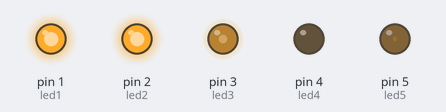
The sketch below on a simulated Arduino Uno, built with avr-gcc and run on an emulated ATmega328P. Parts: output pins drawn as LEDs (lit = HIGH).

Above: at 0.05 s.
At 2.5 s:
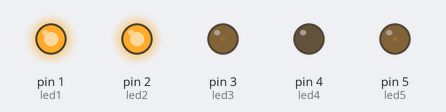
At 3.7 s:
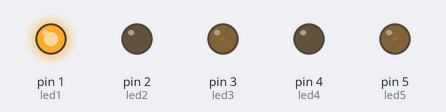
At 4.95 s:
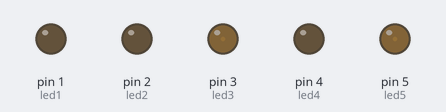
Timing chart, 0 to 5.8 s (numbered marks = the images above):
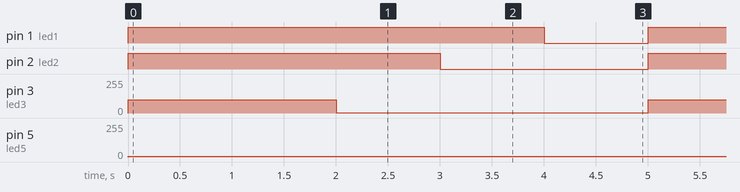

Measured:
- by itself, pin 1 (led1): alternates HIGH for 4.0 s and LOW for 1.0 s
- by itself, pin 2 (led2): alternates HIGH for 3.0 s and LOW for 2.0 s
- by itself, pin 3 (led3): alternates 100/255 for 2.0 s and 2/255 for 3.0 s
- by itself, pin 5 (led5): 0/255 → 4/255 at 0.00 s

The sketch:

8__Change_intensity_of_led_in_forward___reverse_order.ino
```cpp
// Define the 5 pins for the LEDs
const int led1 = 1;
const int led2 = 2;
const int led3 = 3;
const int led4 = 4;
const int led5 = 5;

void setup() {
  // Set the 5 pins as output pins
  pinMode(led1, OUTPUT);
  pinMode(led2, OUTPUT);
  pinMode(led3, OUTPUT);
  pinMode(led4, OUTPUT);
  pinMode(led5, OUTPUT);

  // Set all pins low
  digitalWrite(led1, LOW);
  digitalWrite(led2, LOW);
  digitalWrite(led3, LOW);
  digitalWrite(led4, LOW);
  digitalWrite(led5, LOW);
}

void loop() {
  // Forward sequence
  analogWrite(led1, 150);

  analogWrite(led2, 250);
  analogWrite(led3, 100);
  analogWrite(led4, 50);
  analogWrite(led5, 200);
// Reverse sequence
  analogWrite(led5, 4);
  delay(1000);
  analogWrite(led4, 1);
  delay(1000);
  analogWrite(led3, 2);
  delay(1000);
  analogWrite(led2, 5);
  delay(1000);
  analogWrite(led1, 3);
  delay(1000);
}
```
